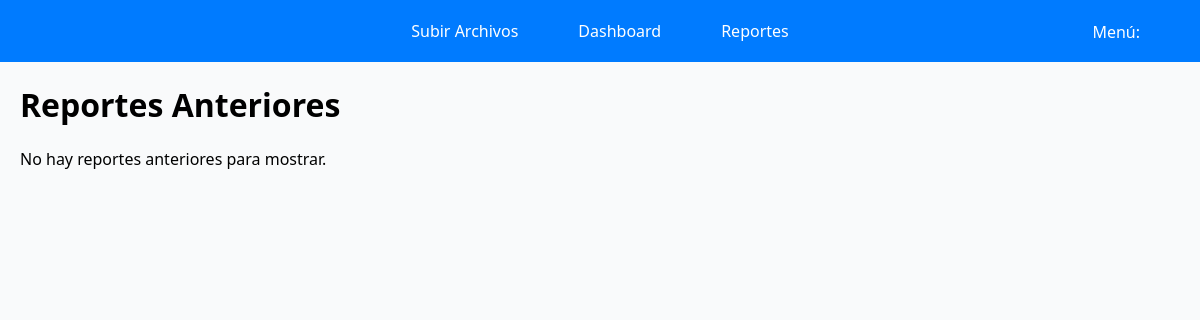
The app's page /reportes.anteriores (signed in), older data.
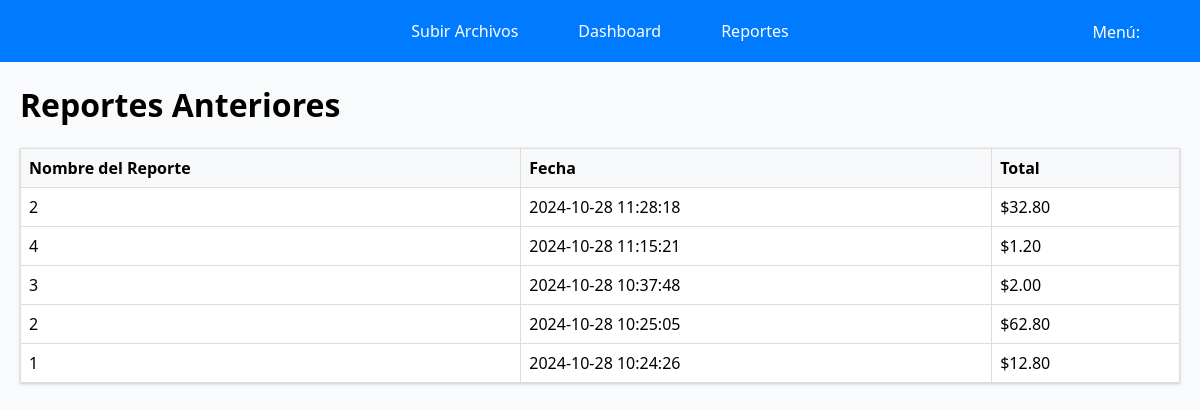
The same page, newer data.
### tables this page shows
CREATE TABLE reportes (
            id INTEGER PRIMARY KEY AUTOINCREMENT,
            nombre TEXT NOT NULL,
            fecha TEXT NOT NULL,
            total REAL NOT NULL
        );

### app.py (the view)
@app.route('/reportes.anteriores')
def reportes_anteriores():
    if 'user_id' not in session:
        return redirect(url_for('login'))
    conn = get_db_connection()
    reportes = conn.execute('SELECT * FROM reportes ORDER BY fecha DESC').fetchall()
    conn.close()
    return render_template('reportes.html', reportes=reportes)

### app.py (called while the page is built)
def get_db_connection():
    conn = sqlite3.connect('app.db')
    conn.row_factory = sqlite3.Row
    return conn

### templates/reportes.html (shortened to what this page needs)
<!DOCTYPE html>
<html lang="es">
<head>
    <link rel="stylesheet" href="/static/styles.css">
</head>
<nav class="navbar">
    <ul>
        <li><a href="/upload">Subir Archivos</a></li>
        <li><a href="/dashboard">Dashboard</a></li>
        <li><a href="/reportes.anteriores">Reportes</a></li>
    </ul>
    <li class="dropdownn">
      <p class ="menu" href="javascript:void(0)">Menú:</p>
  </li>
</nav>
<body>
<div class="container">
    <h1>Reportes Anteriores</h1>
    {% if reportes %}
        <table class="report-table">
            <thead>
                <tr>
                    <th>Nombre del Reporte</th>
                    <th>Fecha</th>
                    <th>Total</th>
                </tr>
            </thead>
            <tbody>
                {% for reporte in reportes %}
                    <tr>
                        <td>{{ reporte['nombre'] }}</td>
                        <td>{{ reporte['fecha'] }}</td>
                        <td>${{ "%.2f"|format(reporte['total']) }}</td>
                    </tr>
                {% endfor %}
            </tbody>
        </table>
    {% else %}
        <p>No hay reportes anteriores para mostrar.</p>
    {% endif %}
</div>
</body>

### static/styles.css (style rules this page uses)
body { font-family: 'Segoe UI', Tahoma, Geneva, Verdana, sans-serif; background-color: #f9fafb; margin: 0; padding: 0; }
.navbar { background-color: #007bff; padding: 10px; text-align: center; }
.navbar ul { list-style-type: none; margin: 0; padding: 0; display: flex; justify-content: center; gap: 20px; }
.navbar ul li { display: inline; }
.navbar ul li a { color: white; text-decoration: none; padding: 10px 20px; display: inline-block; transition: background-color 0.3s; }
.menu { color: white; text-decoration: none; font-size: 16px; }
.dropdownn { position: fixed; top: 5px; right: 5%; display: inline-block; z-index: 1; }
.report-table { width: 100%; border-collapse: collapse; margin-top: 20px; background-color: white; box-shadow: 0 1px 3px rgba(0,0,0,0.2); }
.report-table th, .report-table td { padding: 12px; text-align: left; border-bottom: 1px solid #ddd; }
.report-table th { background-color: #f8f9fa; font-weight: bold; }
.container { max-width: 1200px; margin: 20px auto; padding: 0 20px; }

### templates/reportes.html (style rules this page uses)
.report-table { width: 100%; border-collapse: collapse; margin-top: 20px; }
.report-table th, .report-table td { border: 1px solid #ddd; padding: 8px; text-align: left; }

Row changes from the older to the newer data that the page shows:
added reportes: nombre "2", fecha "2024-10-28 11:28:18", total "32.80"
added reportes: nombre "4", fecha "2024-10-28 11:15:21", total "1.20"
added reportes: nombre "3", fecha "2024-10-28 10:37:48", total "2.00"
added reportes: nombre "2", fecha "2024-10-28 10:25:05", total "62.80"
added reportes: nombre "1", fecha "2024-10-28 10:24:26", total "12.80"
Text that changed along with them:
text no longer shown: "No hay reportes anteriores para mostrar."
text now shown: "Nombre del Reporte Fecha Total"
